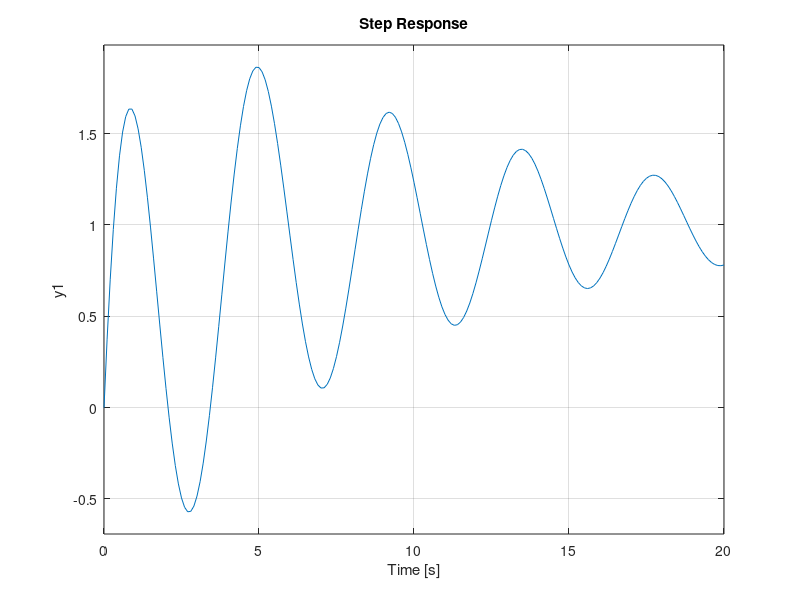

Write the MATLAB code that produced this figure.
%clear 
clear 
clc
close all 

%%Define Transfer Function 
%Mechanical Translational System
% F(s) = s^6 + s^5 + s^4 + s^3 + s^2 + s + 2 / s^7 + s^6 + s^5 + s^4 + s^3
% + s^2 + s + 1

    
F_num = [8 7 6 5 4 3 2];
F_den = [1 2 3 4 5 6 7 1];
F = tf(F_num,F_den)

%Step Response 
step(F,0:0.1:20)

% G(s) = s^3 + s^2 + s + 1 / s^5 + s^4 + s^3 + s^2 + s + 1 

G_num = [4 3 2 1];
G_den = [1 2 3 4 1]
G = tf(G_num,G_den)

%Step Response 
step(G,0:0.1:20)

